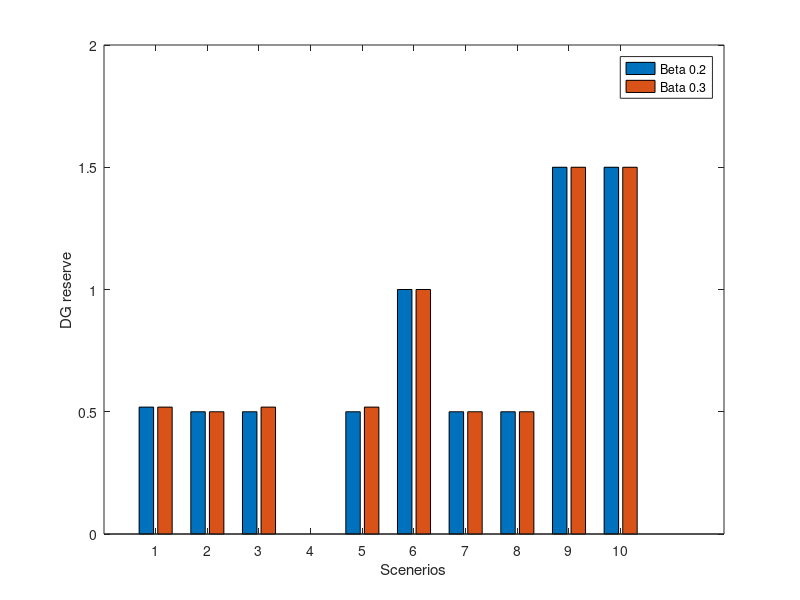

MATLAB code to generate this figure:
% Sample data
data = [18.47665848,	20.85218224;
        17.5413,    	16.87208493;
        19.5281,    	18.87556;
        19.92808888,	25.30037;
        23.69547,   	21.44394;
        23.55172428,	23.28387102;
        27.2937,    	23.458387;
        22.99111,   	26.399199;
        26.9467,    	26.9467;
        23.77816,   	23.77816;];

% Create the stacked bar chart
bar(data);

% Add labels and title
xlabel('Scenerios');
ylabel('Mega watt');
title('DG power');

% Add legend
legend('Beta 0.2', 'Bata 0.3');

% Sample data
data = [20.51747221,	19.2037;
        11.29868,   	14.1612;
        17.07326,   	16.4969;
        16.08646,   	10.857;
        19.16659897,	19.65933;
        14.33572,   	16.42802;
        11.375,     	15.7333;
        15.98529577,   	13.12573462;
        11.76809,   	11.85669;
        12.0503,    	12.0503;];

% Create the stacked bar chart
bar(data);

% Add labels and title
xlabel('Scenerios');
ylabel('Mega watt');
title('Battery discharge');

% Add legend
legend('Beta 0.2', 'Bata 0.3');

% Sample data
data = [9.969777689,	11.5202;
        16.1718716,   	19.0985;
        9.0709,     	9.9537;
        14.90154949,   	15.84804261;
        7.884,      	6.493;
        11.62238,   	13.5342;
        8.537203,   	10.06019;
        10.62426,   	13.53756;
        7.76327,    	7.76327;
        11.556152,  	11.556152;];

% Create the stacked bar chart
bar(data);

% Add labels and title
xlabel('Scenerios');
ylabel('Mega watt');
title('Battery charge');

% Add legend
legend('Beta 0.2', 'Bata 0.3');


% Add legend
legend('Beta 0.2', 'Bata 0.3');

% Sample data
data = [8.6,	        7.394;
        9.131928395,	8.5;
        9,          	7.906923438;
        9.394,      	6.5976;
        8.3378,     	7.3923;
        8,          	7.0693;
        10,         	9;
        8.8907,     	7.3907;
        9.6294,     	9.6294;
        8,          	8;];

% Create the stacked bar chart
bar(data);

% Add labels and title
xlabel('Scenerios');
ylabel('power sold to grid');

% Add legend
legend('Beta 0.2', 'Bata 0.3');



% Add legend
legend('Beta 0.2', 'Bata 0.3');

% Sample data
data = [0.891664062,	0.5;
        0.065,      	0.5;
        1,          	0.374;
        0.5,        	0;
        0.3325,     	1;
        0.0621,     	0.0621;
        0,          	0;
        0.4657,     	0.5;
        0,          	0;
        0.2593,     	0.2593;];

% Create the stacked bar chart
bar(data);

% Add labels and title
xlabel('Scenerios');
ylabel('power from grid');

% Add legend
legend('Beta 0.2', 'Bata 0.3');


% Add legend
legend('Beta 0.2', 'Bata 0.3');

% Sample data
data = [0.178,  	    0.331576512;
        0.019876908,	0.034466677;
        0.126053792,	0;
        0.181949493,	0.137132609;
        0.372601027,	0.503752754;
        0.088735717,	0.0375;
        0,          	0.071865086;
        0,          	0;
        0,          	0;
        0,          	0;];

% Create the stacked bar chart
bar(data);

% Add labels and title
xlabel('Scenerios');
ylabel('power shedding');

% Add legend
legend('Beta 0.2', 'Bata 0.3');


% Add legend
legend('Beta 0.2', 'Bata 0.3');

% Sample data
data = [1.0468, 	    1.200376512;
        4.97456,   	    4.97456;
        1.271622792,	1.1548;
        5.666668884,	6.13158;
        1.0768,     	1.453152754;
        4.319,      	4.19448;
        5.51156,    	5.51156;
        6.09036,    	6.09036;
        1.5844,      	1.5844;
        6.171968,   	6.171968;];

% Create the stacked bar chart
bar(data);

% Add labels and title
xlabel('Scenerios');
ylabel('powercurtailment');

% Add legend
legend('Beta 0.2', 'Bata 0.3');

% Add legend
legend('Beta 0.2', 'Bata 0.3');

% Sample data
data = [0,          	0;
        1.905123092,	1.925;
        1.663969,   	3.317823438;
        0,          	0;
        0,          	0;
        1.7059,     	1.6684;
        1.389,      	1.389;
        1.6848,     	2.383575381;
        3.614,         	3.614;
        2.6196,     	2.6196;];

% Create the stacked bar chart
bar(data);

% Add labels and title
xlabel('Scenerios');
ylabel('battery reserve discharge');

% Add legend
legend('Beta 0.2', 'Bata 0.3');



% Add legend
legend('Beta 0.2', 'Bata 0.3');

% Sample data
data = [1.098435,    	    0.9241;
        1.46184,        	1.8299112;
        0,              	0;
        2.14646,        	3.12946;
        0,              	0;
        0.81148,        	1.690591;
        2.38802,        	2.459885;
        1.736117,    	    1.60442;
        0.3766,         	0.3766;
        2.2084,         	2.2084;];

% Create the stacked bar chart
bar(data);

% Add labels and title
xlabel('Scenerios');
ylabel('battery reserve charge');

% Add legend
legend('Beta 0.2', 'Bata 0.3');


% Add legend
legend('Beta 0.2', 'Bata 0.3');

% Sample data
data = [0.519,  	0.519;
        0.5,    	0.5;
        0.5,    	0.519;
        0,      	0;
        0.5,    	0.519;
        1,      	1;
        0.5,    	0.5;
        0.5,    	0.5;
        1.5,    	1.5;
        1.5,    	1.5;];

% Create the stacked bar chart
bar(data);

% Add labels and title
xlabel('Scenerios');
ylabel('DG reserve');

% Add legend
legend('Beta 0.2', 'Bata 0.3');

